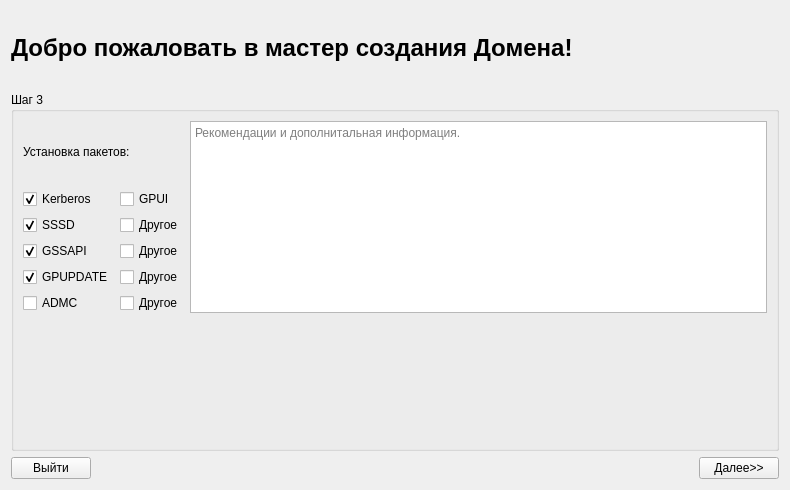
<?xml version="1.0" encoding="UTF-8"?>
<ui version="4.0">
 <class>Step3Page</class>
 <widget class="QWidget" name="Step3Page">
  <property name="geometry">
   <rect>
    <x>0</x>
    <y>0</y>
    <width>790</width>
    <height>490</height>
   </rect>
  </property>
  <property name="windowTitle">
   <string>Form</string>
  </property>
  <layout class="QGridLayout" name="gridLayout_2">
   <item row="0" column="0" colspan="2">
    <widget class="QLabel" name="label_6">
     <property name="sizePolicy">
      <sizepolicy hsizetype="Fixed" vsizetype="Fixed">
       <horstretch>0</horstretch>
       <verstretch>0</verstretch>
      </sizepolicy>
     </property>
     <property name="font">
      <font>
       <pointsize>18</pointsize>
       <weight>75</weight>
       <bold>true</bold>
      </font>
     </property>
     <property name="text">
      <string>Добро пожаловать в мастер создания Домена! </string>
     </property>
     <property name="margin">
      <number>3</number>
     </property>
    </widget>
   </item>
   <item row="0" column="2">
    <widget class="QLabel" name="label_9">
     <property name="sizePolicy">
      <sizepolicy hsizetype="Fixed" vsizetype="Fixed">
       <horstretch>0</horstretch>
       <verstretch>0</verstretch>
      </sizepolicy>
     </property>
     <property name="minimumSize">
      <size>
       <width>75</width>
       <height>75</height>
      </size>
     </property>
     <property name="maximumSize">
      <size>
       <width>50</width>
       <height>50</height>
      </size>
     </property>
     <property name="frameShape">
      <enum>QFrame::NoFrame</enum>
     </property>
     <property name="text">
      <string/>
     </property>
     <property name="pixmap">
      <pixmap>logo.png</pixmap>
     </property>
     <property name="scaledContents">
      <bool>true</bool>
     </property>
    </widget>
   </item>
   <item row="1" column="0" colspan="3">
    <widget class="QGroupBox" name="groupBox">
     <property name="sizePolicy">
      <sizepolicy hsizetype="Expanding" vsizetype="Expanding">
       <horstretch>0</horstretch>
       <verstretch>0</verstretch>
      </sizepolicy>
     </property>
     <property name="font">
      <font>
       <weight>50</weight>
       <bold>false</bold>
      </font>
     </property>
     <property name="title">
      <string>Шаг 3</string>
     </property>
     <layout class="QGridLayout" name="gridLayout">
      <item row="0" column="0" colspan="2">
       <widget class="QLabel" name="label_2">
        <property name="text">
         <string>Установка пакетов:</string>
        </property>
       </widget>
      </item>
      <item row="0" column="2" rowspan="6">
       <widget class="QPlainTextEdit" name="plainTextEdit">
        <property name="readOnly">
         <bool>true</bool>
        </property>
        <property name="placeholderText">
         <string>Рекомендации и дополнитальная информация.</string>
        </property>
       </widget>
      </item>
      <item row="1" column="0">
       <widget class="QCheckBox" name="checkBox">
        <property name="text">
         <string>Kerberos</string>
        </property>
        <property name="checked">
         <bool>true</bool>
        </property>
       </widget>
      </item>
      <item row="1" column="1">
       <widget class="QCheckBox" name="checkBox_6">
        <property name="text">
         <string>GPUI</string>
        </property>
       </widget>
      </item>
      <item row="2" column="0">
       <widget class="QCheckBox" name="checkBox_2">
        <property name="text">
         <string>SSSD</string>
        </property>
        <property name="checked">
         <bool>true</bool>
        </property>
       </widget>
      </item>
      <item row="2" column="1">
       <widget class="QCheckBox" name="checkBox_7">
        <property name="text">
         <string>Другое</string>
        </property>
       </widget>
      </item>
      <item row="3" column="0">
       <widget class="QCheckBox" name="checkBox_3">
        <property name="text">
         <string>GSSAPI</string>
        </property>
        <property name="checked">
         <bool>true</bool>
        </property>
       </widget>
      </item>
      <item row="3" column="1">
       <widget class="QCheckBox" name="checkBox_8">
        <property name="text">
         <string>Другое</string>
        </property>
       </widget>
      </item>
      <item row="4" column="0">
       <widget class="QCheckBox" name="checkBox_4">
        <property name="text">
         <string>GPUPDATE</string>
        </property>
        <property name="checked">
         <bool>true</bool>
        </property>
       </widget>
      </item>
      <item row="4" column="1">
       <widget class="QCheckBox" name="checkBox_9">
        <property name="text">
         <string>Другое</string>
        </property>
       </widget>
      </item>
      <item row="5" column="0">
       <widget class="QCheckBox" name="checkBox_5">
        <property name="text">
         <string>ADMC</string>
        </property>
       </widget>
      </item>
      <item row="5" column="1">
       <widget class="QCheckBox" name="checkBox_10">
        <property name="text">
         <string>Другое</string>
        </property>
       </widget>
      </item>
      <item row="6" column="0" colspan="3">
       <spacer name="verticalSpacer">
        <property name="orientation">
         <enum>Qt::Vertical</enum>
        </property>
        <property name="sizeHint" stdset="0">
         <size>
          <width>20</width>
          <height>40</height>
         </size>
        </property>
       </spacer>
      </item>
     </layout>
    </widget>
   </item>
   <item row="2" column="0">
    <widget class="QPushButton" name="pushButton_2">
     <property name="text">
      <string>Выйти</string>
     </property>
    </widget>
   </item>
   <item row="2" column="1">
    <spacer name="horizontalSpacer">
     <property name="orientation">
      <enum>Qt::Horizontal</enum>
     </property>
     <property name="sizeHint" stdset="0">
      <size>
       <width>538</width>
       <height>20</height>
      </size>
     </property>
    </spacer>
   </item>
   <item row="2" column="2">
    <widget class="QPushButton" name="pushButton">
     <property name="text">
      <string>Далее&gt;&gt;</string>
     </property>
    </widget>
   </item>
  </layout>
 </widget>
 <resources/>
 <connections/>
</ui>
